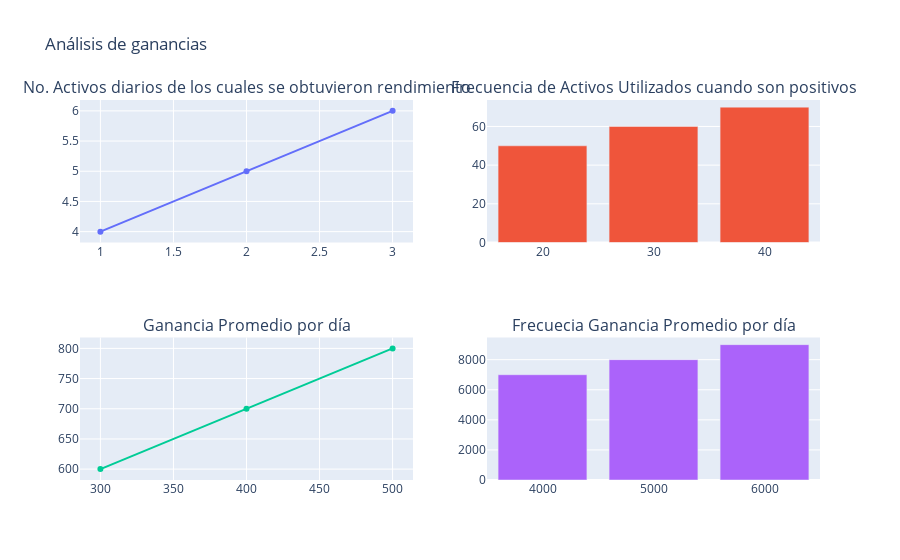

The cell this chart's notebook holds for it:
### Code cell
# FALTA PONER EJES
# CENTRAR TITULO
# CAMBIAR TAMAÑO DE GRAFICOS
# CAMBIAR INFO(X,Y)
fig = make_subplots(rows=2, cols=2,subplot_titles=("No. Activos diarios de los cuales se obtuvieron rendimiento",
                                                   "Frecuencia de Activos Utilizados cuando son positivos",
                                                   "Ganancia Promedio por día", "Frecuecia Ganancia Promedio por día"));

data = fig.add_trace(go.Scatter(x=[1, 2, 3], y=[4, 5, 6]),
              row=1, col=1)

fig.add_trace(go.Bar(x=[20, 30, 40], y=[50, 60, 70]),
              row=1, col=2)

fig.add_trace(go.Scatter(x=[300, 400, 500], y=[600, 700, 800]),
              row=2, col=1)

fig.add_trace(go.Bar(x=[4000, 5000, 6000], y=[7000, 8000, 9000]),
              row=2, col=2)

fig.update_layout(showlegend=False, title_text="Análisis de ganancias")

fig.show()

### Figure 1 — Plotly figure (JSON) as saved in the notebook; plotly's stock layout.template omitted (floating-point values rounded to 4 significant figures)
{"data": [{"type": "scatter", "x": [1, 2, 3], "xaxis": "x", "y": [4, 5, 6], "yaxis": "y"}, {"type": "bar", "x": [20, 30, 40], "xaxis": "x2", "y": [50, 60, 70], "yaxis": "y2"}, {"type": "scatter", "x": [300, 400, 500], "xaxis": "x3", "y": [600, 700, 800], "yaxis": "y3"}, {"type": "bar", "x": [4000, 5000, 6000], "xaxis": "x4", "y": [7000, 8000, 9000], "yaxis": "y4"}], "layout": {"annotations": [{"font": {"size": 16}, "showarrow": false, "text": "No. Activos diarios de los cuales se obtuvieron rendimiento", "x": 0.225, "xanchor": "center", "xref": "paper", "y": 1, "yanchor": "bottom", "yref": "paper"}, {"font": {"size": 16}, "showarrow": false, "text": "Frecuencia de Activos Utilizados cuando son positivos", "x": 0.775, "xanchor": "center", "xref": "paper", "y": 1, "yanchor": "bottom", "yref": "paper"}, {"font": {"size": 16}, "showarrow": false, "text": "Ganancia Promedio por día", "x": 0.225, "xanchor": "center", "xref": "paper", "y": 0.375, "yanchor": "bottom", "yref": "paper"}, {"font": {"size": 16}, "showarrow": false, "text": "Frecuecia Ganancia Promedio por día", "x": 0.775, "xanchor": "center", "xref": "paper", "y": 0.375, "yanchor": "bottom", "yref": "paper"}], "showlegend": false, "title": {"text": "Análisis de ganancias"}, "xaxis": {"anchor": "y", "domain": [0, 0.45]}, "xaxis2": {"anchor": "y2", "domain": [0.55, 1]}, "xaxis3": {"anchor": "y3", "domain": [0, 0.45]}, "xaxis4": {"anchor": "y4", "domain": [0.55, 1]}, "yaxis": {"anchor": "x", "domain": [0.625, 1]}, "yaxis2": {"anchor": "x2", "domain": [0.625, 1]}, "yaxis3": {"anchor": "x3", "domain": [0, 0.375]}, "yaxis4": {"anchor": "x4", "domain": [0, 0.375]}}}
